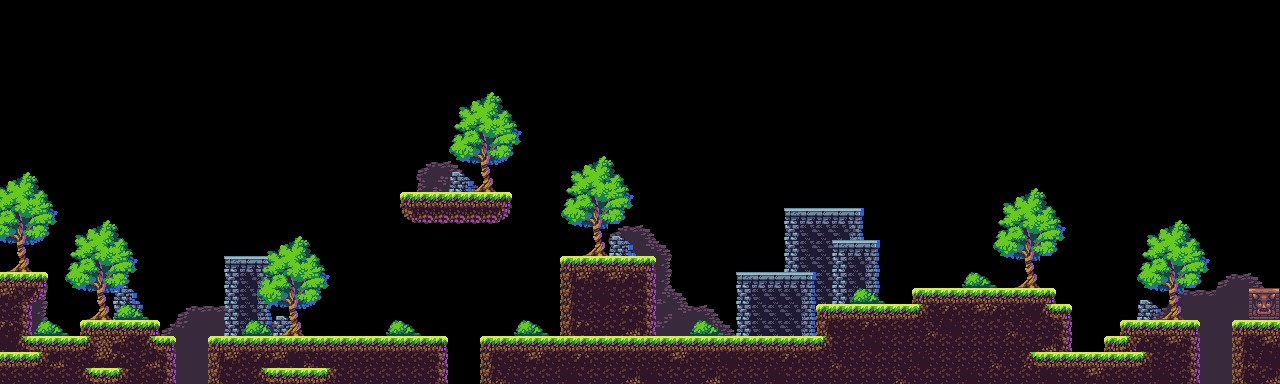

A 2D game scene composited from a Tiled map and its tileset images. What follows is a short description and the map's XML, with each tile layer's data collapsed to a summary:
An orthogonal 80x24 tile map with 16x16 px tiles, 5 tile layers (Decors_Bg_0, Decors_Bg_1, Decors_Bg_2, Main, ...) and 3 objects (Player, Rat, Door).

<map version="1.10" tiledversion="1.11.2" orientation="orthogonal" renderorder="right-down" width="80" height="24" tilewidth="16" tileheight="16" infinite="0" nextlayerid="10" nextobjectid="14">
 <editorsettings>
  <export target="map_1.tmj" format="json" />
 </editorsettings>
 <properties>
  <property name="Bg_0" value="Sky" />
  <property name="Bg_1" value="Ice_peaks" />
  <property name="Bg_2" value="Mountains" />
  <property name="Gravity" type="float" value="1024" />
  <property name="NextMap" value="map_2.tmj" />
 </properties>
 <tileset firstgid="1" name="Tileset" tilewidth="16" tileheight="16" tilecount="104" columns="8">
  <image source="../textures/MapTileSet.png" width="128" height="208" />
  <tile id="0">
   <properties>
    <property name="Collision" value="OneWay" />
    <property name="Friction_X" type="float" value="4" />
   </properties>
  </tile>
  <tile id="1">
   <properties>
    <property name="Collision" value="OneWay" />
    <property name="Friction_X" type="float" value="4" />
   </properties>
  </tile>
  <tile id="2">
   <properties>
    <property name="Collision" value="OneWay" />
    <property name="Friction_X" type="float" value="4" />
   </properties>
  </tile>
  <tile id="3">
   <properties>
    <property name="Collision" value="None" />
    <property name="Friction_X" type="float" value="4" />
   </properties>
  </tile>
  <tile id="4">
   <properties>
    <property name="Collision" value="None" />
    <property name="Friction_X" type="float" value="4" />
   </properties>
  </tile>
  <tile id="5">
   <properties>
    <property name="Collision" value="None" />
   </properties>
  </tile>
  <tile id="6">
   <properties>
    <property name="Collision" value="None" />
   </properties>
  </tile>
  <tile id="7">
   <properties>
    <property name="Collision" value="None" />
   </properties>
  </tile>
  <tile id="8">
   <properties>
    <property name="Collision" value="None" />
   </properties>
  </tile>
  <tile id="9">
   <properties>
    <property name="Collision" value="None" />
   </properties>
  </tile>
  <tile id="10">
   <properties>
    <property name="Collision" value="None" />
   </properties>
  </tile>
  <tile id="11">
   <properties>
    <property name="Collision" value="None" />
   </properties>
  </tile>
  <tile id="12">
   <properties>
    <property name="Collision" value="None" />
   </properties>
  </tile>
  <tile id="13">
   <properties>
    <property name="Collision" value="None" />
   </properties>
  </tile>
  <tile id="14">
   <properties>
    <property name="Collision" value="None" />
   </properties>
  </tile>
  <tile id="16">
   <properties>
    <property name="Collision" value="None" />
   </properties>
  </tile>
  <tile id="17">
   <properties>
    <property name="Collision" value="None" />
   </properties>
  </tile>
  <tile id="18">
   <properties>
    <property name="Collision" value="None" />
   </properties>
  </tile>
  <tile id="19">
   <properties>
    <property name="Collision" value="None" />
    <property name="Friction_X" type="float" value="4" />
   </properties>
  </tile>
  <tile id="20">
   <properties>
    <property name="Collision" value="None" />
    <property name="Friction_X" type="float" value="4" />
   </properties>
  </tile>
  <tile id="21">
   <properties>
    <property name="Collision" value="OneWay" />
    <property name="Friction_X" type="float" value="4" />
   </properties>
  </tile>
  <tile id="24">
   <properties>
    <property name="Collision" value="None" />
   </properties>
  </tile>
  <tile id="25">
   <properties>
    <property name="Collision" value="None" />
   </properties>
  </tile>
  <tile id="26">
   <properties>
    <property name="Collision" value="None" />
   </properties>
  </tile>
  <tile id="27">
   <properties>
    <property name="Collision" value="None" />
   </properties>
  </tile>
  <tile id="28">
   <properties>
    <property name="Collision" value="None" />
   </properties>
  </tile>
  <tile id="29">
   <properties>
    <property name="Collision" value="None" />
   </properties>
  </tile>
  <tile id="30">
   <properties>
    <property name="Collision" value="None" />
   </properties>
  </tile>
  <tile id="31">
   <properties>
    <property name="Collision" value="None" />
   </properties>
  </tile>
  <tile id="32">
   <properties>
    <property name="Collision" value="None" />
   </properties>
  </tile>
  <tile id="33">
   <properties>
    <property name="Collision" value="None" />
   </properties>
  </tile>
  <tile id="34">
   <properties>
    <property name="Collision" value="None" />
   </properties>
  </tile>
  <tile id="35">
   <properties>
    <property name="Collision" value="None" />
   </properties>
  </tile>
  <tile id="36">
   <properties>
    <property name="Collision" value="None" />
   </properties>
  </tile>
  <tile id="37">
   <properties>
    <property name="Collision" value="None" />
   </properties>
  </tile>
  <tile id="38">
   <properties>
    <property name="Collision" value="None" />
   </properties>
  </tile>
  <tile id="39">
   <properties>
    <property name="Collision" value="None" />
   </properties>
  </tile>
  <tile id="40">
   <properties>
    <property name="Collision" value="None" />
   </properties>
  </tile>
  <tile id="41">
   <properties>
    <property name="Collision" value="None" />
   </properties>
  </tile>
  <tile id="42">
   <properties>
    <property name="Collision" value="None" />
   </properties>
  </tile>
  <tile id="43">
   <properties>
    <property name="Collision" value="None" />
   </properties>
  </tile>
  <tile id="44">
   <properties>
    <property name="Collision" value="None" />
   </properties>
  </tile>
  <tile id="69">
   <properties>
    <property name="Collision" value="None" />
   </properties>
  </tile>
  <tile id="70">
   <properties>
    <property name="Collision" value="None" />
   </properties>
  </tile>
  <tile id="77">
   <properties>
    <property name="Collision" value="None" />
   </properties>
  </tile>
  <tile id="78">
   <properties>
    <property name="Collision" value="None" />
   </properties>
  </tile>
 </tileset>
 <layer id="8" name="Decors_Bg_0" width="80" height="24">
  <properties>
   <property name="HasCollisions" type="bool" value="false" />
  </properties>
  <data>[1920 cells, 69 non-empty, 18 distinct tile ids]</data>
 </layer>
 <layer id="7" name="Decors_Bg_1" width="80" height="24">
  <properties>
   <property name="HasCollisions" type="bool" value="false" />
  </properties>
  <data>[1920 cells, 120 non-empty, 24 distinct tile ids]</data>
 </layer>
 <layer id="1" name="Decors_Bg_2" width="80" height="24">
  <properties>
   <property name="HasCollisions" type="bool" value="false" />
  </properties>
  <data>[1920 cells, 215 non-empty, 40 distinct tile ids]</data>
 </layer>
 <layer id="4" name="Main" width="80" height="24">
  <properties>
   <property name="HasCollisions" type="bool" value="true" />
  </properties>
  <data>[1920 cells, 318 non-empty, 22 distinct tile ids]</data>
 </layer>
 <objectgroup id="6" name="Entities">
  <object id="9" name="Player" x="40" y="336">
   <properties>
    <property name="Type" value="Player" />
   </properties>
   <point />
  </object>
  <object id="10" name="Rat" x="320" y="336">
   <properties>
    <property name="Type" value="Enemy" />
   </properties>
   <point />
  </object>
  <object id="11" name="NextMap" type="Door" x="1248" y="288" width="32" height="32" />
 </objectgroup>
 <layer id="5" name="Foreground" width="80" height="24">
  <properties>
   <property name="HasCollisions" type="bool" value="false" />
  </properties>
  <data>[1920 cells, 0 non-empty, 0 distinct tile ids]</data>
 </layer>
</map>
